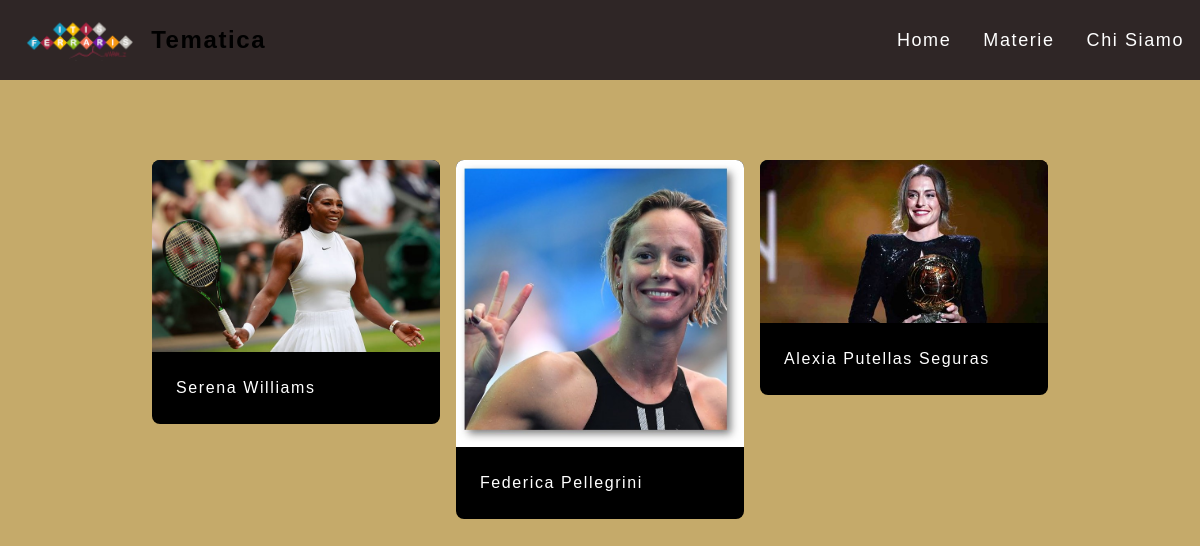
Screenshot of /pages/subject.php?nome_materia=Educazione Fisica with the database file from the repository.
### tables this page shows
CREATE TABLE Donne(
        id_donna VARCHAR(100) NOT NULL,
        nominativo VARCHAR (100) NOT NULL,
        data_nascita DATE NOT NULL,
        data_morte DATE DEFAULT NULL,
        biografia VARCHAR(8000) NOT NULL,
        foto_profilo VARCHAR (500) DEFAULT NULL,
        nome_materia VARCHAR (100) NOT NULL,
        CONSTRAINT pk_donne PRIMARY KEY (id_donna),
        CONSTRAINT fk_donne FOREIGN KEY (nome_materia)REFERENCES Materie(nome_materia)
        );

### includes/database.php (called while the page is built, shortened)
<?php
class database
{
private $servername = "sql7.freemysqlhosting.net";
private $username = "sql7707678";
 private $password = "puU3jXCzhk";
 private $dbname = "sql7707678";
public function __construct()
{
    $this->conn = new mysqli($this->servername, $this->username, $this->password, $this->dbname);
}
}

### pages/subject.php (the view, shortened to what this page needs)
<!doctype html>
<html lang="en">
<head>
    <script src="https://cdn.tailwindcss.com"></script>
    <link rel="stylesheet" href="../css/app.css">
    <link href="https://unpkg.com/aos@2.3.1/dist/aos.css" rel="stylesheet">
</head>
<body class="font-Jersey tracking-widest bg-[#c5aa6a]">
<?php
require '../pages/nav.php';
?>
<div class="grid grid-cols-3 gap-4 mx-auto w-fit my-20">
    <?php
    require_once('../includes/database.php');
    if (isset($_GET['nome_materia']) && !empty($_GET['nome_materia'])) {
        $nome = $_GET['nome_materia'];
        $sql = "SELECT * FROM Donne WHERE nome_materia = '$nome' ";
        $db = new database();
        $result = $db->conn->query($sql);
        if ($result->num_rows > 0) {
            while ($row = $result->fetch_assoc()) {
                ?>
                <a href="profile.php?id='<?php echo $row["id_donna"] ?>'"
                >
                    <div class="block max-w-[18rem] h- rounded-lg text-surface bg-black text-white">
                        <div class="relative overflow-hidden bg-cover bg-no-repeat">
                            <img
                                    class="rounded-t-lg"
                                    src="../images/foto-donne/<?php echo $row['foto_profilo'] ?>"
                                    alt=""/>
                        </div>
                        <div class="p-6">
                            <p class="text-base">
                                <?php
                                echo $row['nominativo'];
                                ?>
                            </p>
                        </div>
                    </div>
                </a>
                <?php
            }
        } else {
            echo "Nessun risultato trovato";
        }
    }
    ?>
</div>
</body>
</html>

### rows the page displays
donne: foto_profilo (picture), nominativo "Serena Williams"
donne: foto_profilo (picture), nominativo "Federica Pellegrini"
donne: foto_profilo (picture), nominativo "Alexia Putellas Seguras"
